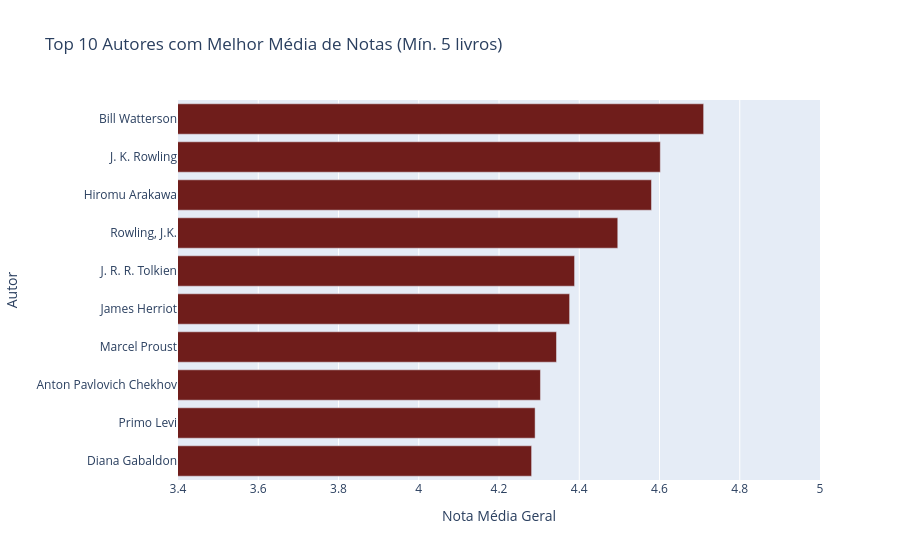

The notebook cell this image was saved under:
### Markdown cell above
## 2. Em Busca da Consistência: Os Autores de Elite

A popularidade pode ser passageira, mas a consistência é o que define um mestre. 

Decidimos investigar: quais autores conseguem manter um alto padrão de qualidade em múltiplas obras? Para isso, filtramos apenas aqueles com pelo menos 5 livros publicados.

### Code cell
# Identificando os autores consistentes
contagem_autores = df['authors'].value_counts()
autores_elite_lista = contagem_autores[contagem_autores >= 5].index
df_elite = df[df['authors'].isin(autores_elite_lista)]

author_stats = df_elite.groupby('authors').agg(
    Media_Nota=('average_rating', 'mean'),
    Qtd_Livros=('title', 'count')
).reset_index().sort_values(by='Media_Nota', ascending=False).head(10)

fig2 = px.bar(
    author_stats, 
    x='Media_Nota', 
    y='authors', 
    orientation='h',
    title='Top 10 Autores com Melhor Média de Notas (Mín. 5 livros)',
    labels={'Media_Nota': 'Nota Média Geral', 'authors': 'Autor'},
    hover_data=['Qtd_Livros']
)

fig2.update_traces(marker_color='#6F1D1B')
fig2.update_layout(yaxis={'categoryorder':'total ascending'}, xaxis_range=[3.4, 5])
fig2.show()

### Figure 1 — Plotly figure (JSON) as saved in the notebook; plotly's stock layout.template omitted (floating-point values rounded to 4 significant figures)
{"data": [{"customdata": [[10], [5], [6], [5], [6], [5], [6], [6], [5], [8]], "hovertemplate": "Nota Média Geral=%{x}<br>Autor=%{y}<br>Qtd_Livros=%{customdata[0]}<extra></extra>", "legendgroup": "", "marker": {"color": "#6F1D1B", "pattern": {"shape": ""}}, "name": "", "orientation": "h", "showlegend": false, "textposition": "auto", "type": "bar", "x": [4.71, 4.602, 4.58, 4.496, 4.388, 4.376, 4.343, 4.303, 4.29, 4.281], "xaxis": "x", "y": ["Bill Watterson", "J. K. Rowling", "Hiromu Arakawa", "Rowling, J.K.", "J. R. R. Tolkien", "James Herriot", "Marcel Proust", "Anton Pavlovich Chekhov", "Primo Levi", "Diana Gabaldon"], "yaxis": "y"}], "layout": {"barmode": "relative", "legend": {"tracegroupgap": 0}, "title": {"text": "Top 10 Autores com Melhor Média de Notas (Mín. 5 livros)"}, "xaxis": {"anchor": "y", "domain": [0, 1], "range": [3.4, 5], "title": {"text": "Nota Média Geral"}}, "yaxis": {"anchor": "x", "categoryorder": "total ascending", "domain": [0, 1], "title": {"text": "Autor"}}}}
